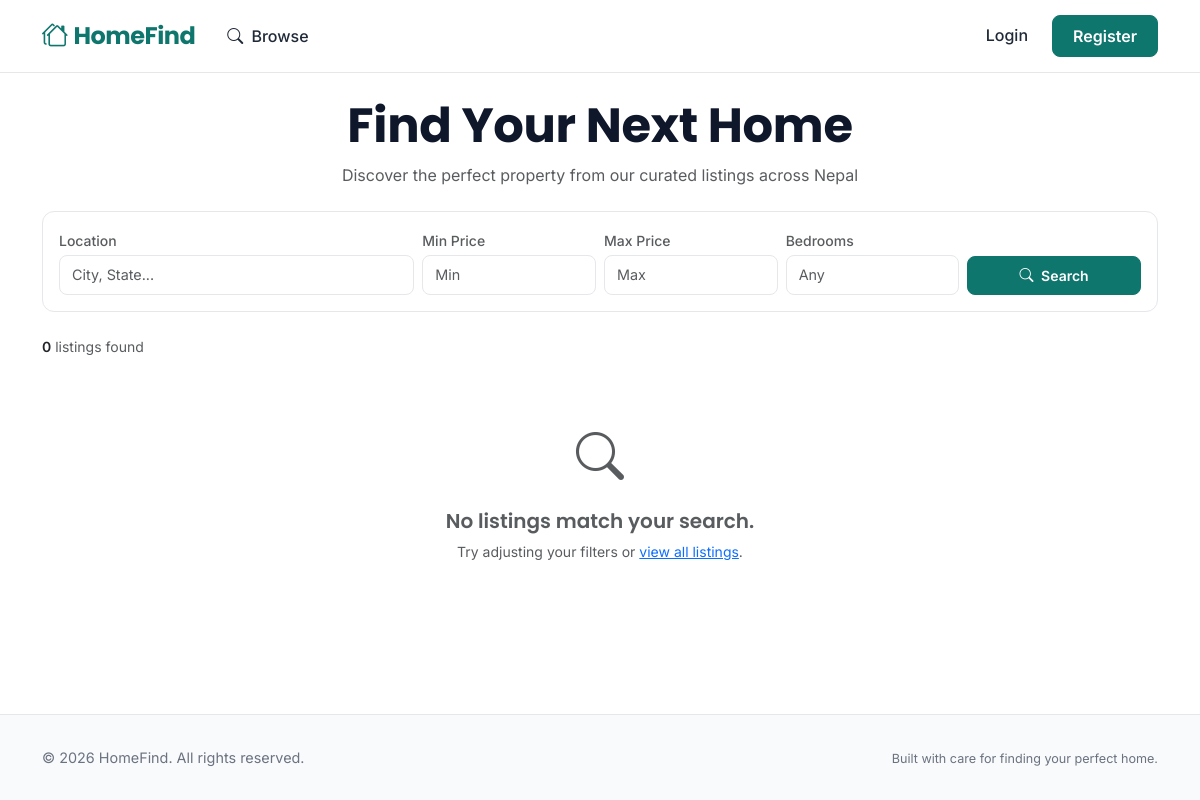
Before: / with the older database file.
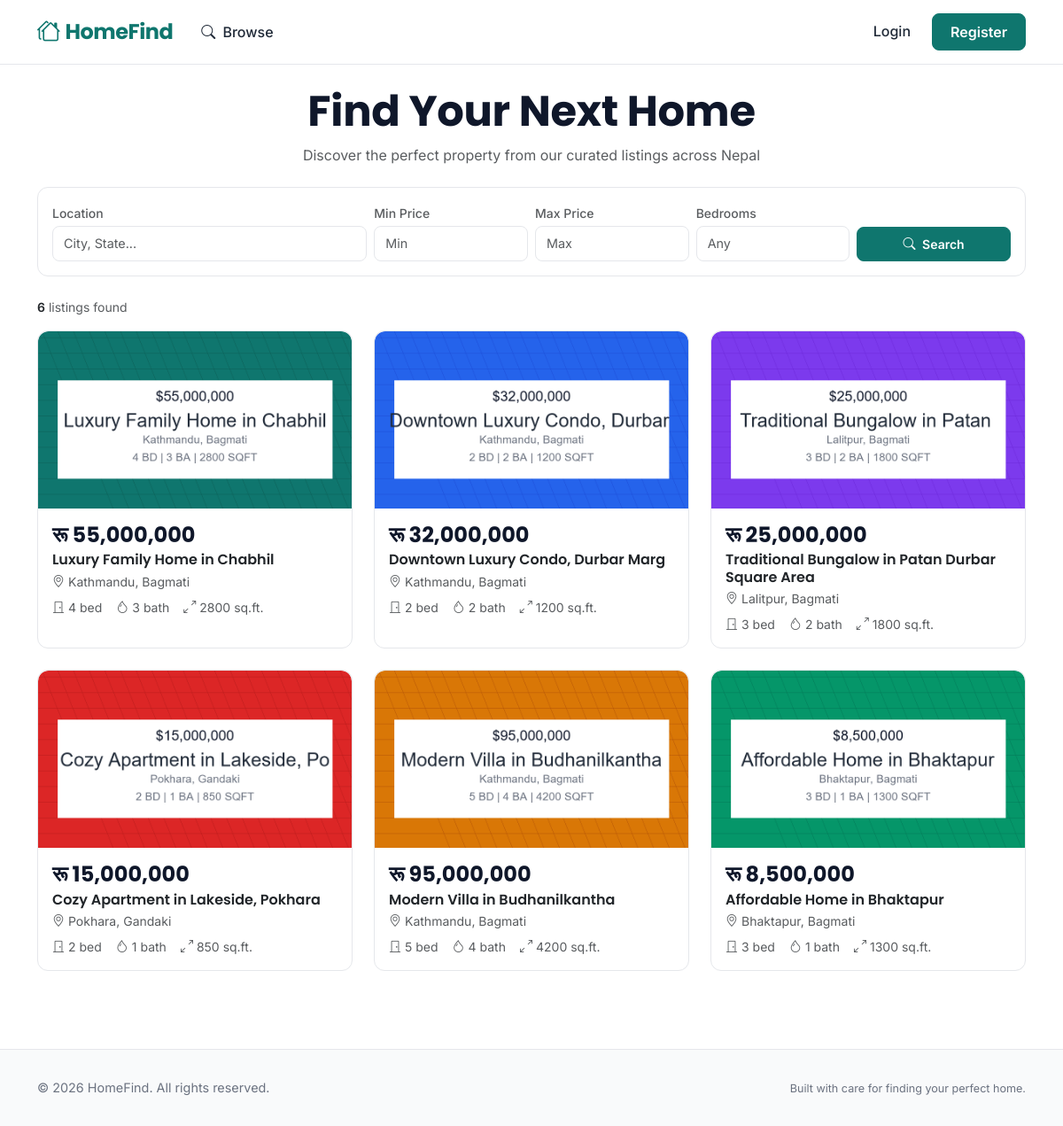
After: the same page with the newer database file.
### listings/models.py (models this page shows, shortened)
class Listing(models.Model):
    agent = models.ForeignKey(Agent, on_delete=models.CASCADE)
    property_type = models.ForeignKey(PropertyType, on_delete=models.CASCADE)
    title = models.CharField(max_length=200)
    description = models.TextField(blank=True)
    price = models.DecimalField(max_digits=10, decimal_places=2)
    bedrooms = models.IntegerField()
    bathrooms = models.IntegerField()
    square_feet = models.IntegerField()
    address = models.CharField(max_length=200)
    city = models.CharField(max_length=200)
    state = models.CharField(max_length=200)
    zip_code = models.CharField(max_length=10)
    created_at = models.DateTimeField(auto_now_add=True)

class ListingImage(models.Model):
    listing = models.ForeignKey(Listing, on_delete=models.CASCADE)
    image = models.ImageField(upload_to='listings/')
    uploaded_at = models.DateTimeField(auto_now_add=True)

### listings/views.py (the view)
# urls.py: path('', views.listing_list, name='listing_list'),
def listing_list(request):
    listings = Listing.objects.all()
    location = request.GET.get('location')
    min_price = request.GET.get('min_price')
    max_price = request.GET.get('max_price')
    bedrooms = request.GET.get('bedrooms')
    if location:
        listings = listings.filter(city__icontains=location)
    if min_price:
        listings = listings.filter(price__gte=min_price)
    if max_price:
        listings = listings.filter(price__lte=max_price)
    if bedrooms:
        listings = listings.filter(bedrooms=bedrooms)
    return render(request, 'listings/listing_list.html', {'listings': listings})

### templates/listings/listing_list.html (shortened to what this page needs)
{% extends 'listings/base.html' %}
{% load humanize %}
{% block content %}
<div class="container py-4">
    <div class="text-center mb-4">
        <h1 class="section-title display-5 fw-bold">Find Your Next Home</h1>
        <p class="text-muted fs-6">Discover the perfect property from our curated listings across Nepal</p>
    </div>
    <div class="card-custom p-3 mb-4">
        <form method="get" class="row g-2 align-items-end">
            <div class="col-md-4">
                <label class="form-label small fw-medium text-muted mb-1">Location</label>
                <input type="text" name="location" class="form-control form-control-sm" placeholder="City, State..." value="{{ request.GET.location }}">
            </div>
            <div class="col-md-2">
                <label class="form-label small fw-medium text-muted mb-1">Min Price</label>
                <input type="number" name="min_price" class="form-control form-control-sm" placeholder="Min" value="{{ request.GET.min_price }}">
            </div>
            <div class="col-md-2">
                <label class="form-label small fw-medium text-muted mb-1">Max Price</label>
                <input type="number" name="max_price" class="form-control form-control-sm" placeholder="Max" value="{{ request.GET.max_price }}">
            </div>
            <div class="col-md-2">
                <label class="form-label small fw-medium text-muted mb-1">Bedrooms</label>
                <input type="number" name="bedrooms" class="form-control form-control-sm" placeholder="Any" value="{{ request.GET.bedrooms }}">
            </div>
            <div class="col-md-2 d-grid">
                <button type="submit" class="btn btn-primary btn-sm py-2"><i class="bi bi-search me-1"></i> Search</button>
            </div>
        </form>
    </div>
    <div class="d-flex align-items-center justify-content-between mb-3">
        <p class="text-muted mb-0 small"><span class="fw-semibold text-dark">{{ listings|length }}</span> listing{{ listings|length|pluralize }} found</p>
    </div>
    {% if listings %}
    <div class="row g-4">
        {% for listing in listings %}
        <div class="col-md-6 col-lg-4">
            <a href="{% url 'listing_detail' listing.pk %}" class="text-decoration-none">
                <div class="card-custom overflow-hidden h-100">
                    {% with first_image=listing.listingimage_set.first %}
                    {% if first_image %}
                    <div class="ratio ratio-16x9" style="min-height: 200px;">
                        <img src="{{ first_image.image.url }}" alt="{{ listing.title }}" class="card-img-top" style="object-fit: cover;">
                    </div>
                    {% endif %}
                    {% endwith %}
                    <div class="p-3">
                        <h3 class="price-text h4 mb-1">रू {{ listing.price|floatformat:0|intcomma }}</h3>
                        <h6 class="fw-semibold mb-1 text-dark">{{ listing.title }}</h6>
                        <p class="text-muted small mb-2"><i class="bi bi-geo-alt me-1"></i>{{ listing.city }}, {{ listing.state }}</p>
                        <div class="d-flex gap-3 small text-muted">
                            <span><i class="bi bi-door-closed me-1"></i>{{ listing.bedrooms }} bed</span>
                            <span><i class="bi bi-droplet me-1"></i>{{ listing.bathrooms }} bath</span>
                            <span><i class="bi bi-arrows-angle-expand me-1"></i>{{ listing.square_feet }} sq.ft.</span>
                        </div>
                    </div>
                </div>
            </a>
        </div>
        {% endfor %}
    </div>
    {% else %}
    <div class="text-center py-5">
        <i class="bi bi-search text-muted" style="font-size: 3rem;"></i>
        <h5 class="mt-3 text-muted">No listings match your search.</h5>
        <p class="text-muted small">Try adjusting your filters or <a href="{% url 'listing_list' %}" class="text-primary">view all listings</a>.</p>
    </div>
    {% endif %}
</div>
{% endblock %}

### templates/listings/base.html (shortened to what this page needs)
<!DOCTYPE html>
{% load static %}
<html lang="en">
<head>
    <link href="https://cdn.jsdelivr.net/npm/bootstrap@5.3.2/dist/css/bootstrap.min.css" rel="stylesheet">
    <link rel="stylesheet" href="https://cdn.jsdelivr.net/npm/bootstrap-icons@1.11.3/font/bootstrap-icons.min.css">
</head>
<body>
    <nav class="navbar navbar-expand-lg sticky-top">
        <div class="container">
            <a class="navbar-brand d-flex align-items-center" href="{% url 'listing_list' %}">
                <i class="bi bi-houses"></i> HomeFind
            </a>
            <div class="collapse navbar-collapse" id="navbarNav">
                <ul class="navbar-nav me-auto">
                    <li class="nav-item">
                        <a class="nav-link" href="{% url 'listing_list' %}"><i class="bi bi-search me-1"></i> Browse</a>
                    </li>
                </ul>
                <ul class="navbar-nav">
                    {% if user.is_authenticated %}
                    <li class="nav-item d-flex align-items-center">
                        <span class="nav-link text-muted small me-2"><i class="bi bi-person-circle me-1"></i>{{ user.username }}</span>
                    </li>
                    <li class="nav-item">
                        <a class="nav-link text-danger" href="{% url 'logout' %}"><i class="bi bi-box-arrow-right me-1"></i> Logout</a>
                    </li>
                    {% else %}
                    <li class="nav-item">
                        <a class="nav-link" href="{% url 'login' %}">Login</a>
                    </li>
                    <li class="nav-item">
                        <a class="btn btn-primary ms-2" href="{% url 'register' %}">Register</a>
                    </li>
                    {% endif %}
                </ul>
            </div>
        </div>
    </nav>
    {% block content %}{% endblock %}
    <footer>
        <div class="container">
            <div class="row align-items-center">
                <div class="col-md-6">
                    <p class="mb-0">&copy; {% now "Y" %} HomeFind. All rights reserved.</p>
                </div>
                <div class="col-md-6 text-md-end">
                    <span class="small">Built with care for finding your perfect home.</span>
                </div>
            </div>
        </div>
    </footer>
</body>
</html>

### templates/listings/base.html (style rules this page uses)
:root { --primary: #0F766E; --primary-dark: #0D5E57; --primary-light: #14B8A6; --text: #1F2937; --text-muted: #6B7280; --border: #E5E7EB; --card-bg: #FFFFFF; --bg: #FFFFFF; --bg-alt: #F9FAFB; }
body { font-family: 'Inter', sans-serif; color: var(--text); background: var(--bg); }
h1, h2, h3, h4, h5, h6, .heading-font { font-family: 'Poppins', sans-serif; font-weight: 600; }
.navbar { background: var(--card-bg) !important; border-bottom: 1px solid var(--border); padding: 0.75rem 0; }
.navbar-brand { font-family: 'Poppins', sans-serif; font-weight: 700; font-size: 1.5rem; color: var(--primary) !important; letter-spacing: -0.5px; }
.navbar-brand i { font-size: 1.6rem; margin-right: 0.4rem; }
.nav-link { font-weight: 500; color: var(--text) !important; padding: 0.5rem 1rem !important; border-radius: 8px; transition: all 0.2s; }
.btn-primary { background: var(--primary) !important; border-color: var(--primary) !important; font-weight: 600; padding: 0.5rem 1.25rem; border-radius: 8px; transition: all 0.2s; }
.card-custom { background: var(--card-bg); border: 1px solid var(--border); border-radius: 12px; transition: all 0.3s ease; }
footer { background: var(--bg-alt); border-top: 1px solid var(--border); padding: 2rem 0; margin-top: 4rem; color: var(--text-muted); font-size: 0.9rem; }
.price-text { font-family: 'Poppins', sans-serif; font-weight: 700; color: #0F172A; }
.section-title { font-family: 'Poppins', sans-serif; font-weight: 700; color: #0F172A; letter-spacing: -0.3px; }

### templates/listings/listing_list.html (style rules this page uses)
.form-control, .form-control-sm { border: 1px solid var(--border); border-radius: 8px; font-size: 0.9rem; padding: 0.5rem 0.75rem; }
.card-custom { cursor: pointer; }
.ratio-16x9 { border-radius: 12px 12px 0 0; overflow: hidden; }

Changed rows visible on the page:
added Listing: listingimage_set.first.image (picture), price "55,000,000", title "Luxury Family Home in Chabhil", city "Kathmandu", state "Bagmati", bedrooms "4", bathrooms "3", square_feet "2800"
added Listing: listingimage_set.first.image (picture), price "32,000,000", title "Downtown Luxury Condo, Durbar Marg", city "Kathmandu", state "Bagmati", bedrooms "2", bathrooms "2", square_feet "1200"
added Listing: listingimage_set.first.image (picture), price "25,000,000", title "Traditional Bungalow in Patan Durbar Square Area", city "Lalitpur", state "Bagmati", bedrooms "3", bathrooms "2", square_feet "1800"
added Listing: listingimage_set.first.image (picture), price "15,000,000", title "Cozy Apartment in Lakeside, Pokhara", city "Pokhara", state "Gandaki", bedrooms "2", bathrooms "1", square_feet "850"
added Listing: listingimage_set.first.image (picture), price "95,000,000", title "Modern Villa in Budhanilkantha", city "Kathmandu", state "Bagmati", bedrooms "5", bathrooms "4", square_feet "4200"
added Listing: listingimage_set.first.image (picture), price "8,500,000", title "Affordable Home in Bhaktapur", city "Bhaktapur", state "Bagmati", bedrooms "3", bathrooms "1", square_feet "1300"
Other visible differences:
{{ listings|length }}: "0" → "6"
text no longer shown: "No listings match your search. Try adjusting your filters or view all listings ."
